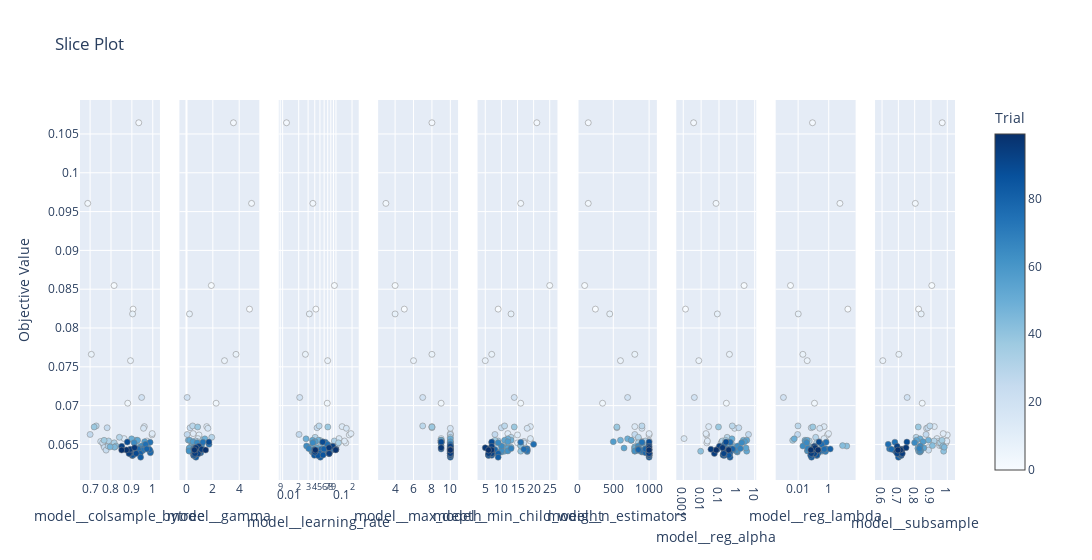

Notebook source saved alongside this figure:
### Code cell
fig4 = optuna.visualization.plot_slice(loaded_study)
fig4.show()
